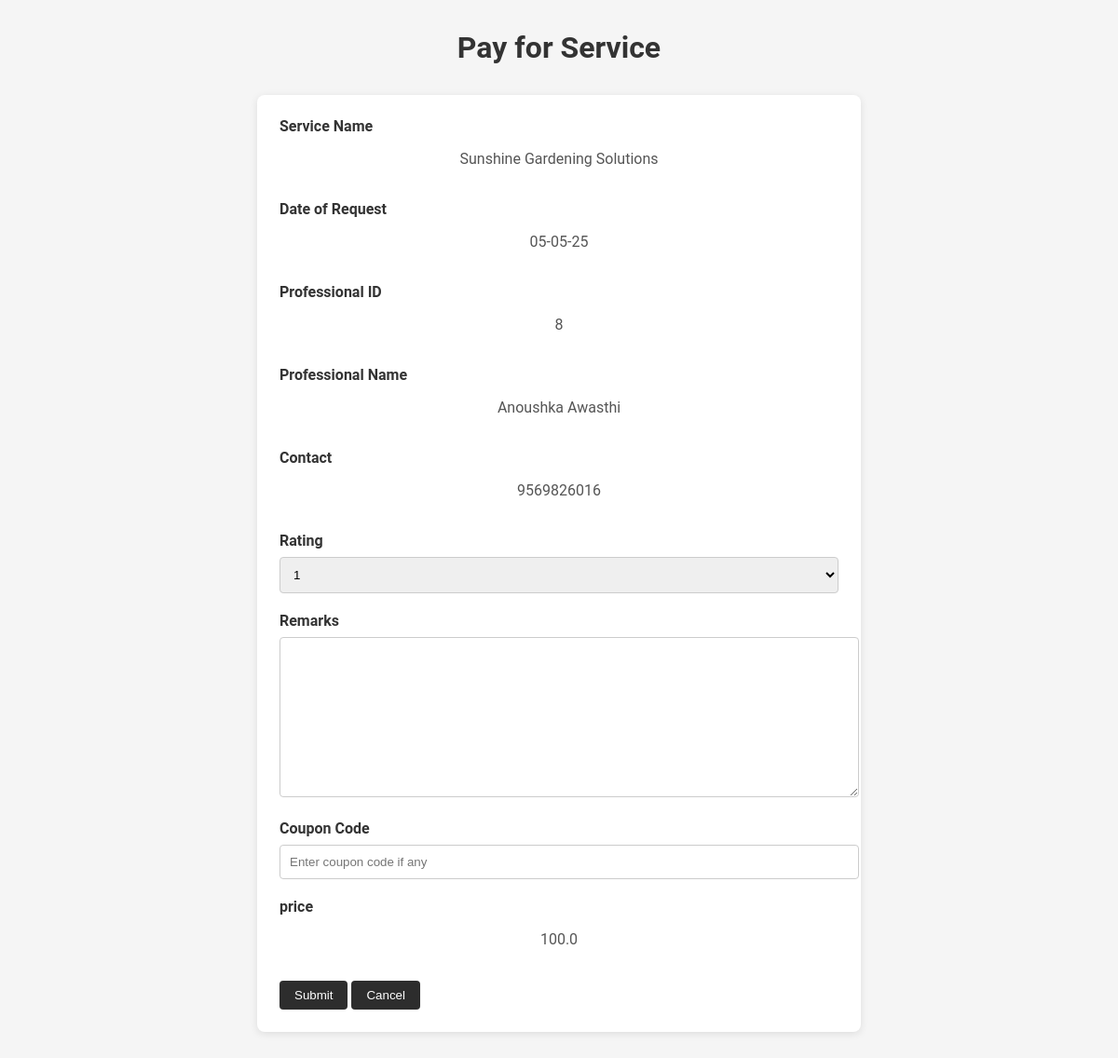
The app's page /rate_service/7 with its own data.
### application/models.py (models this page shows)
class Service(db.Model):
    __tablename__ = 'services'
    id = db.Column(db.Integer, primary_key=True, autoincrement=True)
    name = db.Column(db.String, nullable=False, unique=True)
    base_price = db.Column(db.Float, nullable=False)
    time_required = db.Column(db.Integer, nullable=False)
    description = db.Column(db.String, nullable=True)
    category_id = db.Column(db.Integer, db.ForeignKey('service_category.id'))

class ServiceRequest(db.Model):
    __tablename__ = 'services_requests'
    id = db.Column(db.Integer, primary_key=True, autoincrement=True)
    service_id = db.Column(db.Integer, db.ForeignKey('services.id', ondelete = 'CASCADE'), nullable=False)
    customer_id = db.Column(db.Integer, db.ForeignKey('users.id' , ondelete = 'CASCADE'), nullable=True)
    professional_id = db.Column(db.Integer, db.ForeignKey('users.id' , ondelete = 'CASCADE'), nullable=True)
    date_of_request = db.Column(db.String, nullable=True)
    date_of_completion = db.Column(db.String, nullable=True)
    status = db.Column(db.String, default='requested')
    service = db.relationship('Service', backref='service_requests', foreign_keys=[service_id])
    __table_args__ = (
    db.CheckConstraint("status IN ('requested', 'assigned', 'closed')"),
    )

class User(db.Model):
    __tablename__ = 'users'
    id = db.Column(db.Integer, primary_key=True, autoincrement=True)
    email = db.Column(db.String, nullable=False, unique=True)
    password = db.Column(db.String, nullable=False)
    name = db.Column(db.String, nullable=False)
    role = db.Column(db.String, nullable=False)
    service_id = db.Column(db.Integer, db.ForeignKey('services.id' , ondelete = 'CASCADE'), nullable=True)
    category_id = db.Column(db.Integer, db.ForeignKey('service_category.id' , ondelete = 'CASCADE'), nullable=True)
    experience = db.Column(db.Integer, nullable=True)
    approval_status = db.Column(db.String, nullable=True)
    description = db.Column(db.String, nullable=True)
    contact = db.Column(db.Integer, nullable=True)
    address = db.Column(db.String, nullable=True)
    pincode = db.Column(db.Integer, nullable=True)
    __table_args__ = (
    db.CheckConstraint("role IN ('admin', 'customer', 'professional')"),
    )

### app.py (the view, shortened to what this page needs)
@app.route("/rate_service/<int:id>", methods=["GET", "POST"])
def rate_service(id):
    if request.method == "GET":
        service_request = ServiceRequest.query.filter_by(id=id).first()
        service_request.service_name = Service.query.filter_by(id=service_request.service_id).first().name
        service_request.phone = User.query.filter_by(id=service_request.professional_id).first().contact
        service_request.professional_name = User.query.filter_by(id=service_request.professional_id).first().name
        service_request.price = service_request.service.base_price
        message = request.args.get("message", "")
        return render_template("rate_service.html", service_request=service_request, message=message)

### templates/rate_service.html (shortened to what this page needs)
<!DOCTYPE html>
<html lang="en">
<head>
    <link rel="stylesheet" href="/static/styles.css">
</head>
<body>
    <div class="container">
    <h1><strong>Pay for Service</strong></h1>
    <form action="/rate_service/{{ service_request.id }}" method="POST">
        <label for="service_name"><strong>Service Name</strong></label>
        <p>{{ service_request.service_name }}</p>
        <br>
        <label for="date_of_request"><strong>Date of Request</strong></label>
        <p>{{ service_request.date_of_request }}</p>
        <br>
        <label for="professional_id"><strong>Professional ID</strong></label>
        <p>{{ service_request.professional_id }}</p>
        <br>
        <label for="professional_name"><strong>Professional Name</strong></label>
        <p>{{ service_request.professional_name }}</p>
        <br>
        <label for="contact"><strong>Contact</strong></label>
        <p>{{ service_request.phone }}</p>
        <br>
        <label for="rating"><strong>Rating</strong></label>
        <select name="rating" id="rating">
            <option value="1">1</option>
        </select>
        <br>
        <label for="remarks"><strong>Remarks</strong></label>
        <textarea name="remarks" id="remarks" cols="30" rows="10"></textarea>
        <br>
        <label for="coupon_code"><strong>Coupon Code</strong></label>
        <input type="text" name="coupon_code" id="coupon_code" placeholder="Enter coupon code if any" />
        <br>
        <label for="price"><strong>price</strong></label>
        <p>{{ service_request.price }}</p>
        <br>
        <input type="submit" value="Submit" />
        <input type="button" value="Cancel" onclick="window.location.href='/customer_dashboard/{{ service_request.customer_id }}'"/>
    </form>
</div>
</body>
</html>

### static/styles.css (style rules this page uses)
body { font-family: 'Roboto', sans-serif; margin: 0; padding: 0; background: #f5f5f5; color: #333; }
.container { max-width: 1200px; margin: 2rem auto; padding: 0 1rem; }
h1, h2 { text-align: center; margin-bottom: 1rem; }
button, input[type="submit"], input[type="button"] { background-color: #2d2d2d; color: #fff; border: none; padding: 0.5rem 1rem; border-radius: 4px; cursor: pointer; transition: background-color 0.3s ease; }
form { background-color: #fff; max-width: 600px; margin: 2rem auto; padding: 1.5rem; border-radius: 8px; box-shadow: 0 2px 8px rgba(0,0,0,0.1); }
input[type="text"], input[type="email"], input[type="password"], input[type="number"], select, textarea { width: 100%; padding: 10px; margin: 8px 0 20px 0; border: 1px solid #ccc; border-radius: 4px; }
p { text-align: center; margin: 1rem 0; color: #555; }

### records on screen
Service: service_name "Sunshine Gardening Solutions"
ServiceRequest: date_of_request "05-05-25", professional_id "8"
User: professional_name "Anoushka Awasthi"

### other values on screen
{{ service_request.phone }} "9569826016"
{{ service_request.price }} "100.0"
